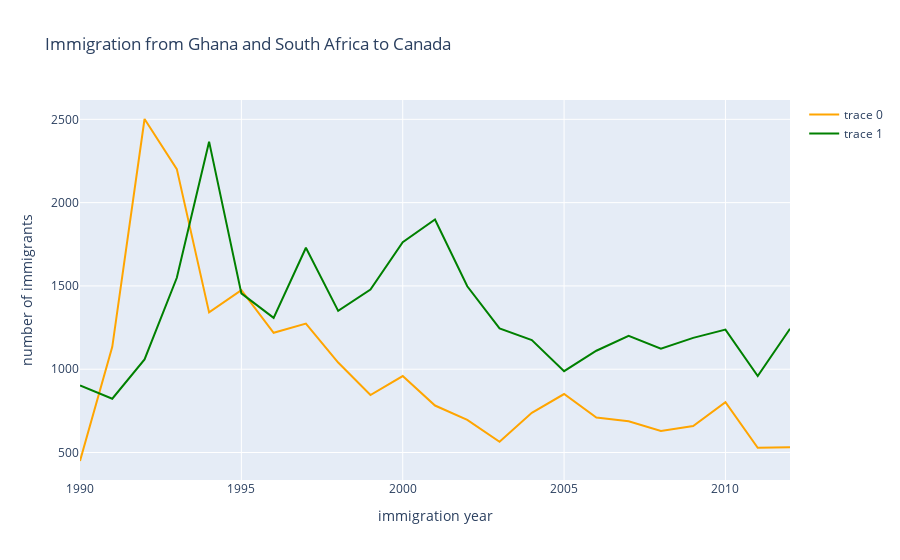

The code cell stored with this chart in its notebook:
### Code cell
# create an empty figure 
country_data = get_data('ghana', 1990, 2012)
fig = go.Figure()
fig.add_trace(go.Scatter(x = country_data['immigration_year'], y = country_data['number_of_immigrants'], mode = 'lines', marker = dict(color = 'orange')))
fig.add_trace(go.Scatter(x = country_data_sa['immigration_year'], y = country_data_sa['number_of_immigrants'], mode = 'lines', marker = dict(color = 'green')))
fig.update_layout(title = 'Immigration from Ghana and South Africa to Canada', xaxis_title = 'immigration year', yaxis_title = 'number of immigrants')
fig.show()

### Figure 1 — Plotly figure (JSON) as saved in the notebook; plotly's stock layout.template omitted (floating-point values rounded to 4 significant figures)
{"data": [{"marker": {"color": "orange"}, "mode": "lines", "type": "scatter", "x": [1990, 1991, 1992, 1993, 1994, 1995, 1996, 1997, 1998, 1999, 2000, 2001, 2002, 2003, 2004, 2005, 2006, 2007, 2008, 2009, 2010, 2011, 2012], "y": [449, 1134, 2502, 2201, 1341, 1475, 1219, 1274, 1040, 845, 959, 782, 696, 564, 738, 851, 710, 688, 629, 659, 802, 528, 531]}, {"marker": {"color": "green"}, "mode": "lines", "type": "scatter", "x": [1990, 1991, 1992, 1993, 1994, 1995, 1996, 1997, 1998, 1999, 2000, 2001, 2002, 2003, 2004, 2005, 2006, 2007, 2008, 2009, 2010, 2011, 2012], "y": [902, 823, 1059, 1549, 2366, 1455, 1308, 1729, 1350, 1478, 1763, 1899, 1498, 1245, 1175, 988, 1111, 1200, 1123, 1188, 1238, 959, 1243]}], "layout": {"title": {"text": "Immigration from Ghana and South Africa to Canada"}, "xaxis": {"title": {"text": "immigration year"}}, "yaxis": {"title": {"text": "number of immigrants"}}}}
